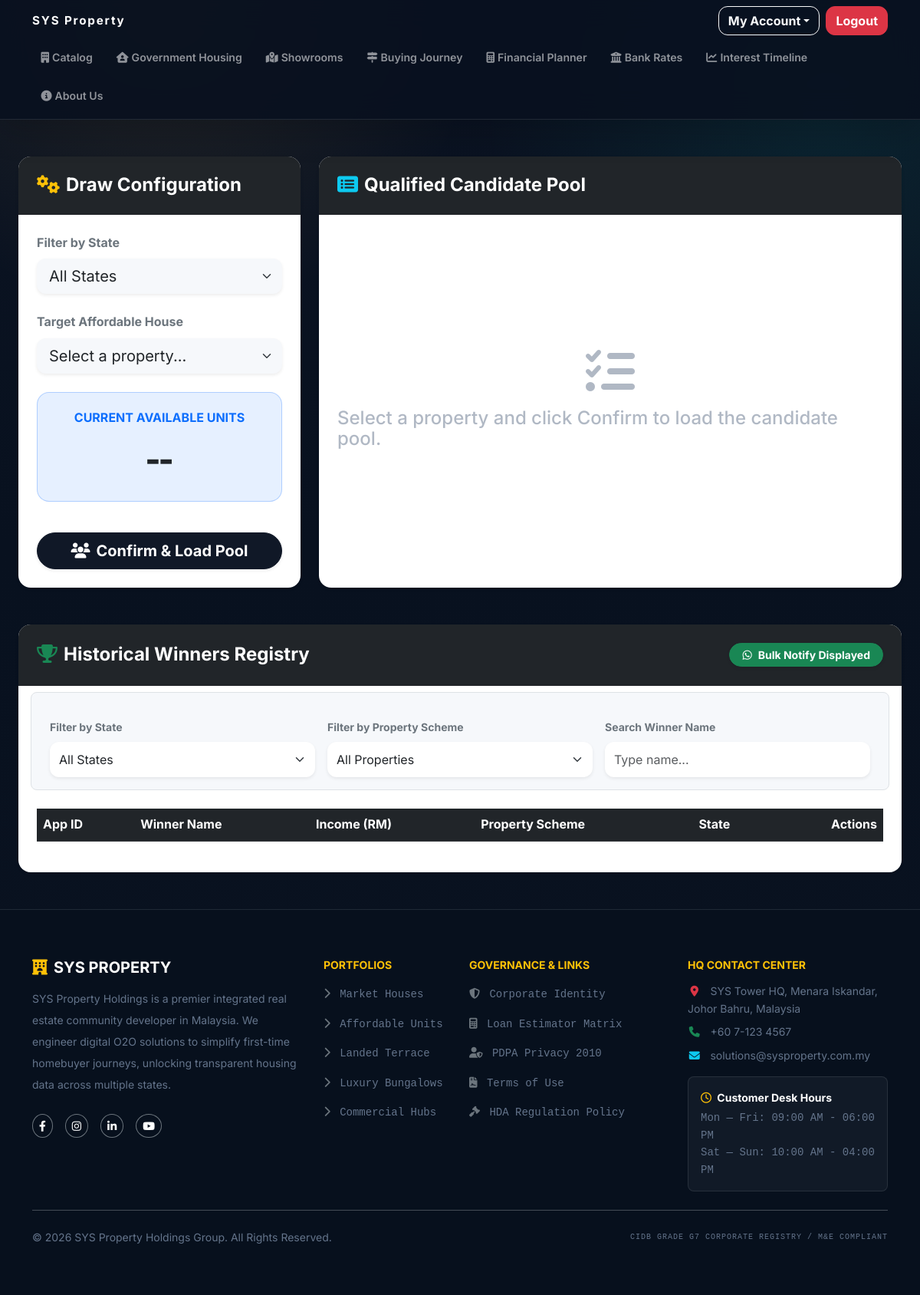
The app's page /admin/lucky_draw.php (signed in), older data.
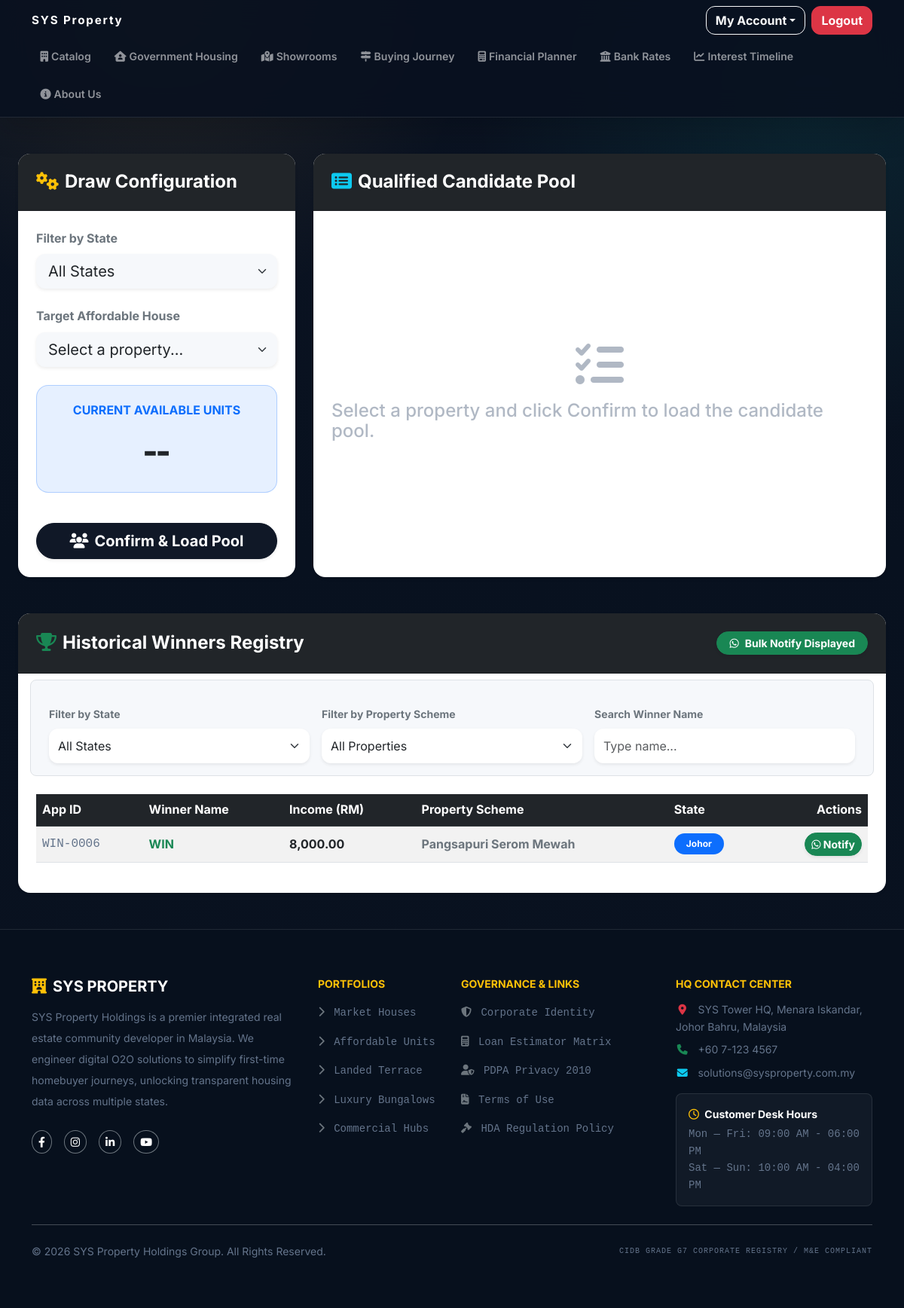
The same page, newer data.
### tables this page shows
CREATE TABLE `affordable_housing_applications` (
  `application_id` int(11) NOT NULL,
  `customer_id` int(11) NOT NULL,
  `property_id` int(11) NOT NULL,
  `status` enum('PENDING_REVIEW','APPROVED_FOR_DRAW','REJECTED','WINNER') NOT NULL DEFAULT 'PENDING_REVIEW',
  `reviewed_by_staff_id` int(11) DEFAULT NULL,
  `application_date` datetime DEFAULT current_timestamp()
);

CREATE TABLE `customers` (
  `customer_id` int(11) NOT NULL,
  `full_name` varchar(255) NOT NULL,
  `phone_number` varchar(20) NOT NULL,
  `marital_status` enum('SINGLE','MARRIED') NOT NULL,
  `dependents_count` int(11) NOT NULL DEFAULT 0,
  `occupation` varchar(150) NOT NULL,
  `monthly_income` decimal(10,2) NOT NULL,
  `profile_image` varchar(255) DEFAULT NULL
);

CREATE TABLE `properties` (
  `property_id` int(11) NOT NULL,
  `property_code` varchar(20) NOT NULL,
  `project_name` varchar(255) NOT NULL,
  `state` varchar(100) NOT NULL,
  `property_type` enum('AFFORDABLE','TERRACE','BUNGALOW','COMMERCIAL','APARTMENT') NOT NULL,
  `price` decimal(12,2) NOT NULL,
  `total_units` int(11) NOT NULL,
  `built_up_sqft` int(11) NOT NULL,
  `income_limit_rm` decimal(10,2) DEFAULT NULL,
  `status` enum('ACTIVE','SOLD_OUT','ARCHIVED') NOT NULL DEFAULT 'ACTIVE',
  `image_filename` varchar(255) NOT NULL,
  `image_search_keyword` varchar(255) NOT NULL,
  `is_affordable` tinyint(1) NOT NULL DEFAULT 0
);

### admin/lucky_draw.php (the view, shortened to what the changed rows need)
<?php
require_once '../includes/db_connect.php';
$winners = $conn->query("SELECT aha.application_id, aha.application_date, c.full_name, c.phone_number, c.monthly_income, p.project_name, p.state
                         FROM affordable_housing_applications aha
                         JOIN customers c ON aha.customer_id = c.customer_id
                         JOIN properties p ON aha.property_id = p.property_id
                         WHERE aha.status = 'WINNER'
                         ORDER BY aha.application_id DESC");
include '../includes/header.php';
?>
<link rel="stylesheet" href="https://cdn.datatables.net/1.13.6/css/dataTables.bootstrap5.min.css">
<div class="container-fluid mt-5 px-4">
    <div class="row g-4 mb-5">
        <div class="col-xl-4 col-lg-5">
            <div class="card shadow-sm border-0 h-100 rounded-4">
                <div class="card-body p-4 d-flex flex-column">
                    <form method="POST" id="configForm">
                        <div class="mb-4 p-4 bg-primary bg-opacity-10 border border-primary border-opacity-25 rounded-4 text-center">
                            <h1 class="display-4 fw-bold text-dark m-0" id="availableUnitsDisplay">--</h1>
                        </div>
                    </form>
                </div>
            </div>
        </div>
    </div>
    <div class="card shadow-sm border-0 rounded-4 mb-5">
        <div class="card-body p-4">
            <div class="table-responsive">
                <table id="winnersTable" class="table table-hover table-striped align-middle custom-table" style="width:100%">
                    <thead class="table-dark">
                        <tr>
                            <th>App ID</th>
                            <th>Winner Name</th>
                            <th>Income (RM)</th>
                            <th>Property Scheme</th>
                            <th>State</th>
                            <th class="text-end">Actions</th>
                        </tr>
                    </thead>
                    <tbody>
                        <?php while ($w = $winners->fetch_assoc()):
                            $phone = preg_replace('/[^0-9]/', '', $w['phone_number']);
                            if (strpos($phone, '60') !== 0 && strpos($phone, '0') === 0) {
                                $phone = '60' . substr($phone, 1);
                            }
                            $appDate = date('Y-m-d', strtotime($w['application_date']));
                            $waText = urlencode("Hello {$w['full_name']}, we are from SYS Property Holdings, congratulations on being selected for the {$w['project_name']}, your application date is {$appDate}.");
                            $waLink = "https://wa.me/{$phone}?text={$waText}";
                        ?>
                            <tr>
                                <td class="font-monospace text-muted">WIN-<?php echo str_pad($w['application_id'], 4, '0', STR_PAD_LEFT); ?></td>
                                <td class="fw-bold text-success"><?php echo htmlspecialchars($w['full_name']); ?></td>
                                <td class="fw-bold text-dark"><?php echo number_format($w['monthly_income'], 2); ?></td>
                                <td class="fw-bold text-secondary"><?php echo htmlspecialchars($w['project_name']); ?></td>
                                <td><span class="badge bg-primary px-3 py-2 rounded-pill"><?php echo htmlspecialchars($w['state']); ?></span></td>
                                <td class="text-end">
                                    <a href="<?php echo $waLink; ?>" target="_blank" class="btn btn-sm btn-success rounded-pill shadow-sm" title="Send WhatsApp">
                                        <i class="fab fa-whatsapp"></i> Notify
                                    </a>
                                </td>
                            </tr>
                        <?php endwhile; ?>
                    </tbody>
                </table>
            </div>
        </div>
    </div>
</div>
<?php include '../includes/footer.php'; ?>

Row changes from the older to the newer data that the page shows:
now on this page (row edited): affordable_housing_applications: application_id "0006", customer.full_name "WIN", customer.monthly_income "8,000.00", property.project_name "Pangsapuri Serom Mewah", property.state "Johor"
